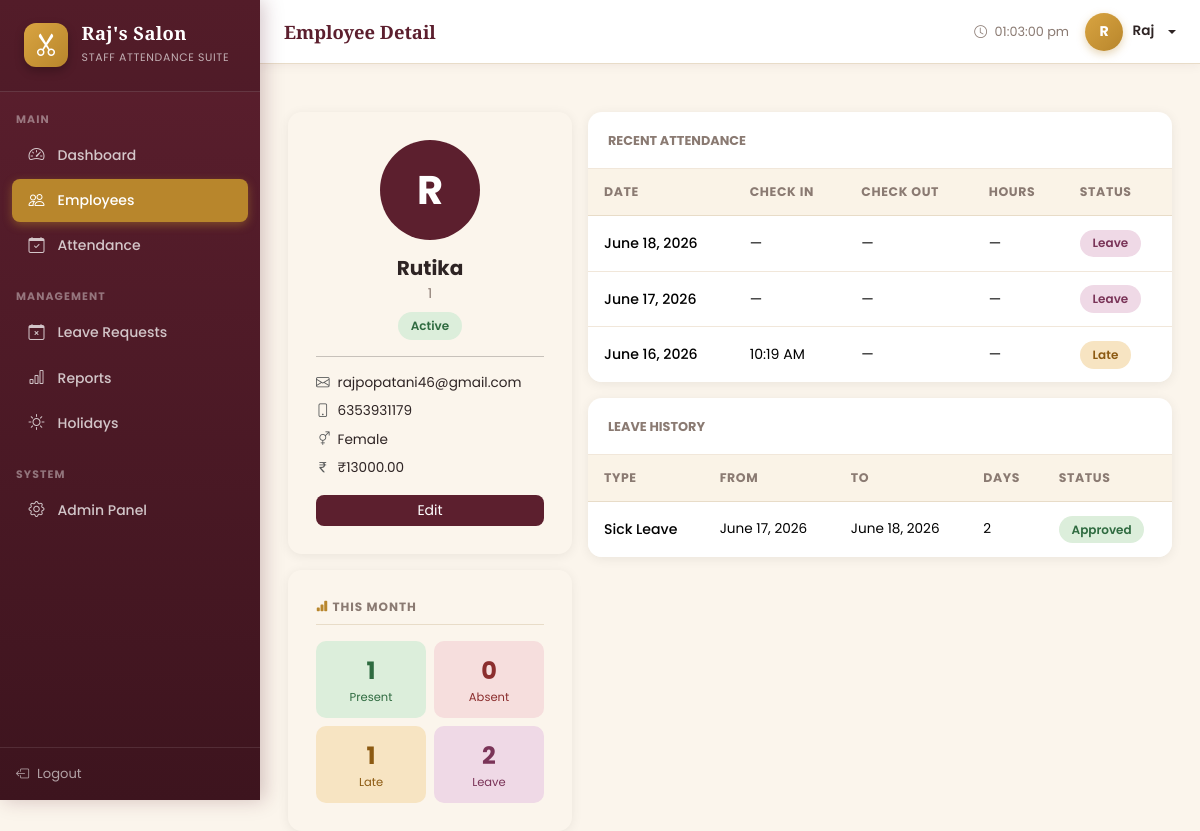
The page /employees/2/ (signed in) on the database its author committed.
### attendance/models.py (models this page shows, shortened)
class Employee(models.Model):
    GENDER_CHOICES = [('Male', 'Male'), ('Female', 'Female'), ('Other', 'Other')]
    STATUS_CHOICES = [('Active', 'Active'), ('Inactive', 'Inactive')]
    user          = models.OneToOneField(User, on_delete=models.CASCADE, related_name='employee', null=True, blank=True)
    employee_id   = models.CharField(max_length=20, unique=True)
    full_name     = models.CharField(max_length=200)
    email         = models.EmailField(unique=True)
    phone         = models.CharField(max_length=15)
    gender        = models.CharField(max_length=10, choices=GENDER_CHOICES)
    salary        = models.DecimalField(max_digits=10, decimal_places=2, default=0)
    address       = models.TextField(blank=True)
    status        = models.CharField(max_length=10, choices=STATUS_CHOICES, default='Active')
    profile_photo = models.ImageField(upload_to='profile_photos/', blank=True, null=True)
    date_joined   = models.DateField(default=timezone.now)
    class Meta:
        ordering = ['employee_id']

class Attendance(models.Model):
    STATUS_CHOICES = [
        ('Present', 'Present'),
        ('Absent', 'Absent'),
        ('Late', 'Late'),
        ('Half Day', 'Half Day'),
        ('Leave', 'Leave'),
    ]
    employee    = models.ForeignKey(Employee, on_delete=models.CASCADE, related_name='attendances')
    date        = models.DateField(default=timezone.now)
    check_in    = models.TimeField(null=True, blank=True)
    check_out   = models.TimeField(null=True, blank=True)
    total_hours = models.DecimalField(max_digits=5, decimal_places=2, default=0)
    status      = models.CharField(max_length=10, choices=STATUS_CHOICES, default='Absent')
    notes       = models.TextField(blank=True)
    class Meta:
        unique_together = ['employee', 'date']
        ordering = ['-date']

class LeaveRequest(models.Model):
    LEAVE_TYPES = [
        ('Sick Leave', 'Sick Leave'),
        ('Casual Leave', 'Casual Leave'),
        ('Annual Leave', 'Annual Leave'),
        ('Emergency Leave', 'Emergency Leave'),
        ('Unpaid Leave', 'Unpaid Leave'),
    ]
    STATUS_CHOICES = [
        ('Pending', 'Pending'),
        ('Approved', 'Approved'),
        ('Rejected', 'Rejected'),
    ]
    employee   = models.ForeignKey(Employee, on_delete=models.CASCADE, related_name='leave_requests')
    leave_type = models.CharField(max_length=20, choices=LEAVE_TYPES)
    start_date = models.DateField()
    end_date   = models.DateField()
    reason     = models.TextField()
    status     = models.CharField(max_length=10, choices=STATUS_CHOICES, default='Pending')
    created_at = models.DateTimeField(auto_now_add=True)
    updated_at = models.DateTimeField(auto_now=True)
    admin_note = models.TextField(blank=True)
    def total_days(self):
        return (self.end_date - self.start_date).days + 1
    class Meta:
        ordering = ['-created_at']

### attendance/views.py (the view)
# urls.py: path('employees/<int:pk>/',       views.employee_detail, name='employee_detail'),
@login_required
@user_passes_test(is_admin)
def employee_detail(request, pk):
    employee   = get_object_or_404(Employee, pk=pk)
    today      = date.today()
    attendance = Attendance.objects.filter(employee=employee).order_by('-date')[:30]
    leaves     = LeaveRequest.objects.filter(employee=employee).order_by('-created_at')
    month_att  = Attendance.objects.filter(employee=employee, date__month=today.month)
    stats = {
    	'present': month_att.filter(status__in=['Present', 'Late']).count(),
    	'late':    month_att.filter(status='Late').count(),
    	'absent':  month_att.filter(status='Absent').count(),
    	'leave':   month_att.filter(status='Leave').count(),
    }
    return render(request, 'attendance/employee_detail.html', {
        'employee': employee, 'attendance': attendance, 'leaves': leaves, 'stats': stats
    })

### attendance/views.py (called while the page is built)
def is_admin(user):
    return user.is_staff or user.is_superuser

### attendance/templates/attendance/employee_detail.html (shortened to what this page needs)
{% extends 'base.html' %}
{% block page_title %}Employee Detail{% endblock %}
{% block content %}
<div class="row g-3">
  <div class="col-md-4">
    <div class="form-card text-center">
      {% if employee.profile_photo %}
        <img src="{{ employee.profile_photo.url }}" style="width:100px;height:100px;border-radius:50%;object-fit:cover;border:3px solid #5C1F2E"/>
      {% else %}
        <div style="width:100px;height:100px;border-radius:50%;background:#5C1F2E;color:#fff;display:flex;align-items:center;justify-content:center;font-size:2.5rem;font-weight:700;margin:0 auto">{{ employee.full_name|first|upper }}</div>
      {% endif %}
      <h5 class="fw-bold mt-3 mb-1">{{ employee.full_name }}</h5>
      <div style="color:#8A7A72;font-size:.85rem">{{ employee.employee_id }}</div>
      <span class="status-badge badge-{{ employee.status|lower }} mt-2 d-inline-block">{{ employee.status }}</span>
      <hr/>
      <div class="text-start" style="font-size:.85rem">
        <div class="mb-2"><i class="bi bi-envelope me-2 text-muted"></i>{{ employee.email }}</div>
        <div class="mb-2"><i class="bi bi-phone me-2 text-muted"></i>{{ employee.phone }}</div>
        <div class="mb-2"><i class="bi bi-gender-ambiguous me-2 text-muted"></i>{{ employee.gender }}</div>
        <div class="mb-2"><i class="bi bi-currency-rupee me-2 text-muted"></i>₹{{ employee.salary }}</div>
      </div>
      <div class="d-flex gap-2 mt-3">
        <a href="{% url 'employee_edit' employee.pk %}" class="btn btn-sm flex-fill" style="background:#5C1F2E;color:#fff;border-radius:8px">Edit</a>
      </div>
    </div>
    <div class="form-card mt-3">
      <div class="section-header"><i class="bi bi-bar-chart-fill" style="color:#B8862C"></i> This Month</div>
      <div class="row g-2 text-center">
        <div class="col-6"><div style="background:#DCEEDB;border-radius:10px;padding:.75rem"><div style="font-size:1.5rem;font-weight:700;color:#2F6B40">{{ stats.present }}</div><div style="font-size:.72rem;color:#2F6B40">Present</div></div></div>
        <div class="col-6"><div style="background:#F6DEDD;border-radius:10px;padding:.75rem"><div style="font-size:1.5rem;font-weight:700;color:#8B2E2E">{{ stats.absent }}</div><div style="font-size:.72rem;color:#8B2E2E">Absent</div></div></div>
        <div class="col-6"><div style="background:#F7E4C2;border-radius:10px;padding:.75rem"><div style="font-size:1.5rem;font-weight:700;color:#8C5A12">{{ stats.late }}</div><div style="font-size:.72rem;color:#8C5A12">Late</div></div></div>
        <div class="col-6"><div style="background:#EFD9E6;border-radius:10px;padding:.75rem"><div style="font-size:1.5rem;font-weight:700;color:#7A3458">{{ stats.leave }}</div><div style="font-size:.72rem;color:#7A3458">Leave</div></div></div>
      </div>
    </div>
  </div>
  <div class="col-md-8">
    <div class="table-card card mb-3">
      <div style="padding:1rem 1.25rem;border-bottom:1px solid #F1E7DA"><span style="font-size:.8rem;font-weight:700;color:#8A7A72;text-transform:uppercase">Recent Attendance</span></div>
      <table class="table table-hover mb-0">
        <thead><tr><th>Date</th><th>Check In</th><th>Check Out</th><th>Hours</th><th>Status</th></tr></thead>
        <tbody>
          {% for att in attendance %}
          <tr>
            <td style="font-weight:500;font-size:.88rem">{{ att.date }}</td>
            <td>{{ att.check_in|time:"h:i A"|default:"—" }}</td>
            <td>{{ att.check_out|time:"h:i A"|default:"—" }}</td>
            <td>{{ att.total_hours|default:"—" }}</td>
            <td><span class="status-badge badge-{{ att.status|lower|cut:' ' }}">{{ att.status }}</span></td>
          </tr>
          {% empty %}
          <tr><td colspan="5" class="text-center text-muted py-3">No attendance records.</td></tr>
          {% endfor %}
        </tbody>
      </table>
    </div>
    <div class="table-card card">
      <div style="padding:1rem 1.25rem;border-bottom:1px solid #F1E7DA"><span style="font-size:.8rem;font-weight:700;color:#8A7A72;text-transform:uppercase">Leave History</span></div>
      <table class="table table-hover mb-0">
        <thead><tr><th>Type</th><th>From</th><th>To</th><th>Days</th><th>Status</th></tr></thead>
        <tbody>
          {% for leave in leaves %}
          <tr>
            <td style="font-size:.88rem;font-weight:500">{{ leave.leave_type }}</td>
            <td style="font-size:.85rem">{{ leave.start_date }}</td>
            <td style="font-size:.85rem">{{ leave.end_date }}</td>
            <td style="font-size:.85rem">{{ leave.total_days }}</td>
            <td><span class="status-badge badge-{{ leave.status|lower }}">{{ leave.status }}</span></td>
          </tr>
          {% empty %}
          <tr><td colspan="5" class="text-center text-muted py-3">No leave records.</td></tr>
          {% endfor %}
        </tbody>
      </table>
    </div>
  </div>
</div>
{% endblock %}

### templates/base.html (shortened to what this page needs)
<!DOCTYPE html>
<html lang="en">
<head>
<link href="https://cdn.jsdelivr.net/npm/bootstrap@5.3.2/dist/css/bootstrap.min.css" rel="stylesheet"/>
<link href="https://cdn.jsdelivr.net/npm/bootstrap-icons@1.11.3/font/bootstrap-icons.css" rel="stylesheet"/>
</head>
<body>
<div class="sidebar" id="sidebar">
  <div class="sidebar-brand">
    <span class="logo"><i class="bi bi-scissors"></i></span>
    <div class="brand-text">
      <h6>Raj's Salon</h6>
      <small>Staff Attendance Suite</small>
    </div>
  </div>
  {% if user.is_authenticated %}
  {% if user.is_staff or user.is_superuser %}
  <div class="sidebar-section mt-2">Main</div>
  <ul class="sidebar-nav">
    <li><a href="{% url 'dashboard' %}" class="{% if request.resolver_match.url_name == 'dashboard' %}active{% endif %}"><i class="bi bi-speedometer2"></i> Dashboard</a></li>
    <li><a href="{% url 'employee_list' %}" class="{% if 'employee' in request.resolver_match.url_name %}active{% endif %}"><i class="bi bi-people"></i> Employees</a></li>
    <li><a href="{% url 'attendance_list' %}" class="{% if 'attendance' in request.resolver_match.url_name %}active{% endif %}"><i class="bi bi-calendar-check"></i> Attendance</a></li>
  </ul>
  <div class="sidebar-section mt-2">Management</div>
  <ul class="sidebar-nav">
    <li><a href="{% url 'leave_list' %}" class="{% if 'leave' in request.resolver_match.url_name %}active{% endif %}"><i class="bi bi-calendar-x"></i> Leave Requests</a></li>
    <li><a href="{% url 'reports' %}" class="{% if request.resolver_match.url_name == 'reports' %}active{% endif %}"><i class="bi bi-bar-chart"></i> Reports</a></li>
    <li><a href="{% url 'holiday_list' %}" class="{% if 'holiday' in request.resolver_match.url_name %}active{% endif %}"><i class="bi bi-sun"></i> Holidays</a></li>
  </ul>
  <div class="sidebar-section mt-2">System</div>
  <ul class="sidebar-nav">
    <li><a href="/admin/" target="_blank"><i class="bi bi-gear"></i> Admin Panel</a></li>
  </ul>
  {% endif %}
  <div class="sidebar-footer">
    <a href="{% url 'logout' %}"><i class="bi bi-box-arrow-left"></i> Logout</a>
  </div>
  {% endif %}
</div>
{% if user.is_authenticated %}
<div class="topbar">
  <div class="topbar-left">
    <span class="topbar-title">{% block page_title %}Dashboard{% endblock %}</span>
  </div>
  <div class="topbar-right">
    <span style="font-size:.8rem;color:#8A7A72">
      <i class="bi bi-clock me-1"></i>
      <span id="live-time"></span>
    </span>
    <div class="dropdown">
      <div class="topbar-user dropdown-toggle" data-bs-toggle="dropdown">
        <div class="topbar-avatar">{{ user.username|first|upper }}</div>
        <span style="font-size:.85rem;font-weight:600">{{ user.get_full_name|default:user.username }}</span>
      </div>
    </div>
  </div>
</div>
{% endif %}
<div class="{% if user.is_authenticated %}main-wrap{% else %}container-fluid{% endif %}">
  {% block content %}{% endblock %}
</div>
</body>
</html>

### rows shown on the page
Employee: full_name|first "R", full_name "Rutika", employee_id "1", status "Active", email "rajpopatani46@gmail.com", phone "6353931179", gender "Female", salary "13000.00"
Attendance: date "June 18, 2026", check_in "—", check_out "—", total_hours "—", status "Leave"
Attendance: date "June 17, 2026", check_in "—", check_out "—", total_hours "—", status "Leave"
Attendance: date "June 16, 2026", check_in "10:19 AM", check_out "—", total_hours "—", status "Late"
LeaveRequest: leave_type "Sick Leave", start_date "June 17, 2026", end_date "June 18, 2026", total_days "2", status "Approved"

### other values the page prints
{{ user.username|first|upper }} "R"
{{ user.get_full_name|default:user.username }} "Raj"
{{ stats.present }} "1"
{{ stats.absent }} "0"
{{ stats.late }} "1"
{{ stats.leave }} "2"
